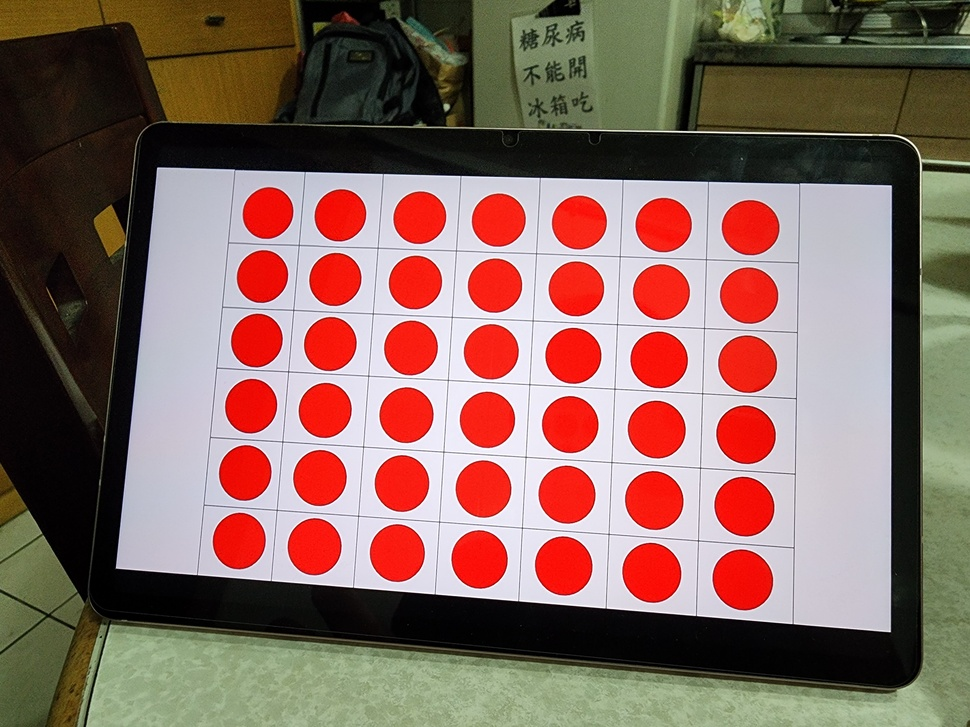
#> input picture calibrate_image/calibrate.jpg, 970 x 727 px, shrunk from 4000 x 3000 before the run
$ python detect_chessboard.py
#> lines starting #> are read from the running program, lines starting #| are printed output that depends on the picture; after the words box and inside, x2 and y2 are one past the last pixel; in counts of white or black regions, pixels touching at a corner belong together
import cv2
import matplotlib.pyplot as plt
import numpy as np

def reshape_list(lst, rows, cols):
    if rows * cols != len(lst):
        raise ValueError("無法將列表轉換為指定的行和列數。")
    return [lst[i:i + cols] for i in range(0, len(lst), cols)]

def find_position(image_path):
    # 讀取圖像
    img = cv2.imread(image_path)
    img = cv2.cvtColor(img, cv2.COLOR_BGR2RGB)

    # 定義紅色範圍 (這裡的數值需要根據你的圖片調整)
    lower_red = np.array([200, 0, 0])
    upper_red = np.array([255, 50, 50])

    # 創建遮罩
    mask = cv2.inRange(img, lower_red, upper_red)

    # 查找輪廓
    _, binary_image = cv2.threshold(mask, 128, 255, cv2.THRESH_BINARY)
    contours, _ = cv2.findContours(binary_image, cv2.RETR_EXTERNAL, cv2.CHAIN_APPROX_SIMPLE)

    chess_position = []

    # 計算每個輪廓的質心
    for contour in contours:
        M = cv2.moments(contour)
        if M["m00"] != 0:
            cx = int(M["m10"] / M["m00"])
            cy = int(M["m01"] / M["m00"])
            chess_position.append([cx, cy])

    # 先按照 x 的值進行排序
    chess_position.sort(key=lambda pair: pair[0])

    # 再按照 y 的值進行排序
    chess_position.sort(key=lambda pair: pair[1])

    # 顯示找到的遮罩
    plt.imshow(mask)
    plt.show()

    return chess_position

def read_chess(chess_img, chess_position):
    img = cv2.imread(chess_img)
    img = cv2.cvtColor(img, cv2.COLOR_BGR2RGB)

    chess = []
    for pos in chess_position:
        x, y = pos
        r, g, b = img[y, x]  # 注意，這裡的索引是 BGR，而不是 RGB
        # print(f"位置 ({x}, {y}) 的 RGB 值：R={r}, G={g}, B={b}")
        if r > b and r > 150:
            # print("red")
            chess.append("r")
        elif b > r and b > 150:
            # print("blue")
            chess.append("b")
        else:
            # print("??")
            chess.append("?")


    new_list = reshape_list(chess, 6, 7)

    return new_list

def show_position(image_path, chess_position):
    img = cv2.imread(image_path)
    img = cv2.cvtColor(img, cv2.COLOR_BGR2RGB)

    for position in chess_position:
        x, y = position
        img = cv2.circle(img, (x, y), radius=20, color=(0, 0, 255), thickness=-1)

    plt.imshow(img)
    plt.show()

def main():
    image_path = "calibrate_image/calibrate.jpg"
    chess_position = find_position(image_path)
#> in find_position, img is the input picture: shape (727, 970, 3); mean B, G, R 95.9, 104.9, 135.6
#> in find_position, `mask = cv2.inRange(img, lower_red, upper_red)`:
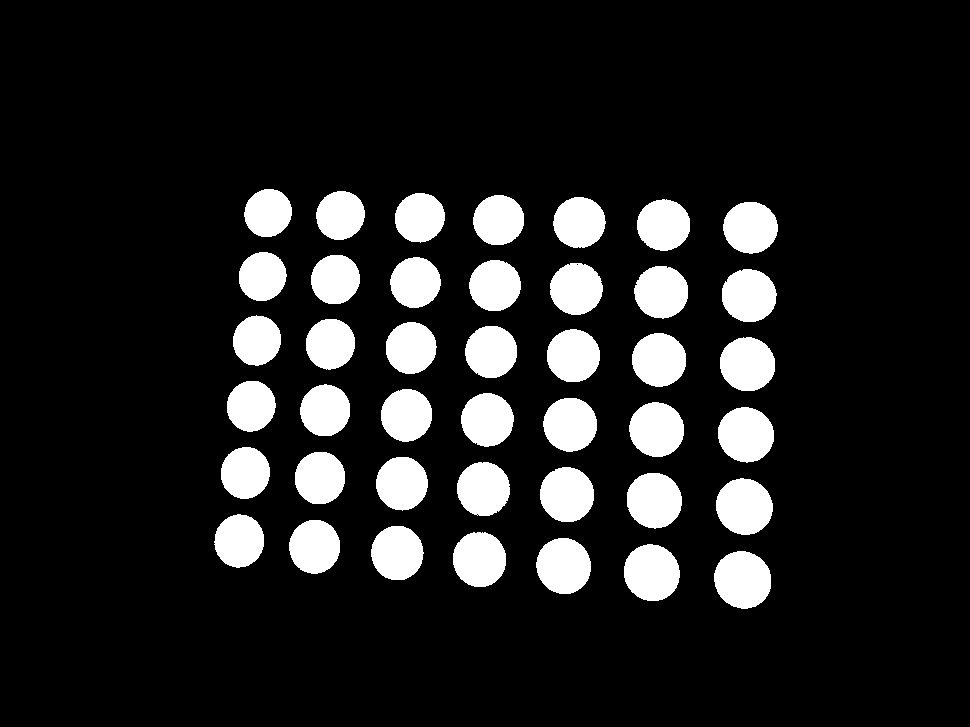
#> mask: shape (727, 970); 12.9% white; 42 white regions
#> in find_position, `contours, _ = cv2.findContours(binary_image, cv2.RETR_EXTERNAL, cv2.CH..`: contours = 42 contours; largest, box (x1, y1, x2, y2) and area: (714, 551, 771, 609) 2508, (716, 478, 773, 535) 2436, (624, 544, 680, 601) 2424, (718, 407, 774, 463) 2356, (627, 473, 682, 529) 2346
#> the loop in find_position, `for contour in contours:` made 42 passes
#> (cx, cy) on passes 1 to 12: (742, 579), (651, 572), (563, 565), (479, 559), (396, 552), (314, 546), (238, 540), (743, 506), (653, 500), (566, 494), (482, 488), (401, 483)
#> after the loop in find_position, `for contour in contours:`: chess_position = 42 pairs, first value 238 to 750, second value 212 to 579

    print(chess_position)
#> (printed output is left out)

    show_position(image_path, chess_position)
#> the loop in show_position, `for position in chess_position:` made 42 passes
#> (x, y) on passes 1 to 12: (267, 212), (339, 214), (419, 217), (498, 219), (578, 222), (663, 224), (750, 227), (262, 276), (334, 278), (414, 282), (494, 285), (575, 288)
#> pass 1, in show_position, `img = cv2.circle(img, (x, y), radius=20, color=(0, 0, 255), thickness=..`:
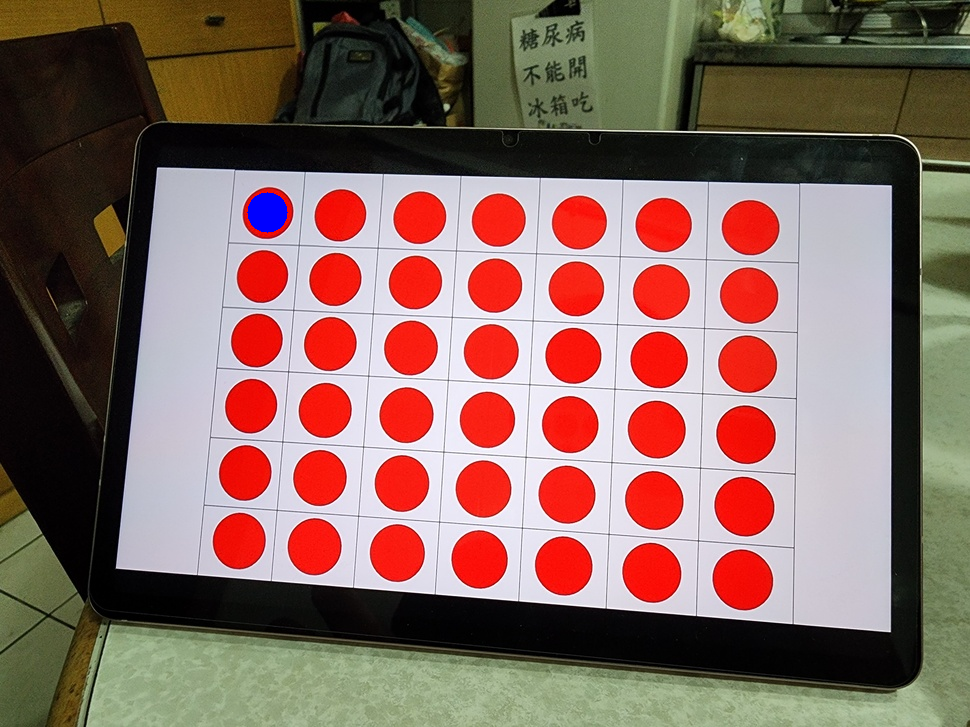
#> img: shape (727, 970, 3); mean R, G, B 135.1, 104.8, 96.3
#> pass 2, in show_position, `img = cv2.circle(img, (x, y), radius=20, color=(0, 0, 255), thickness=..`:
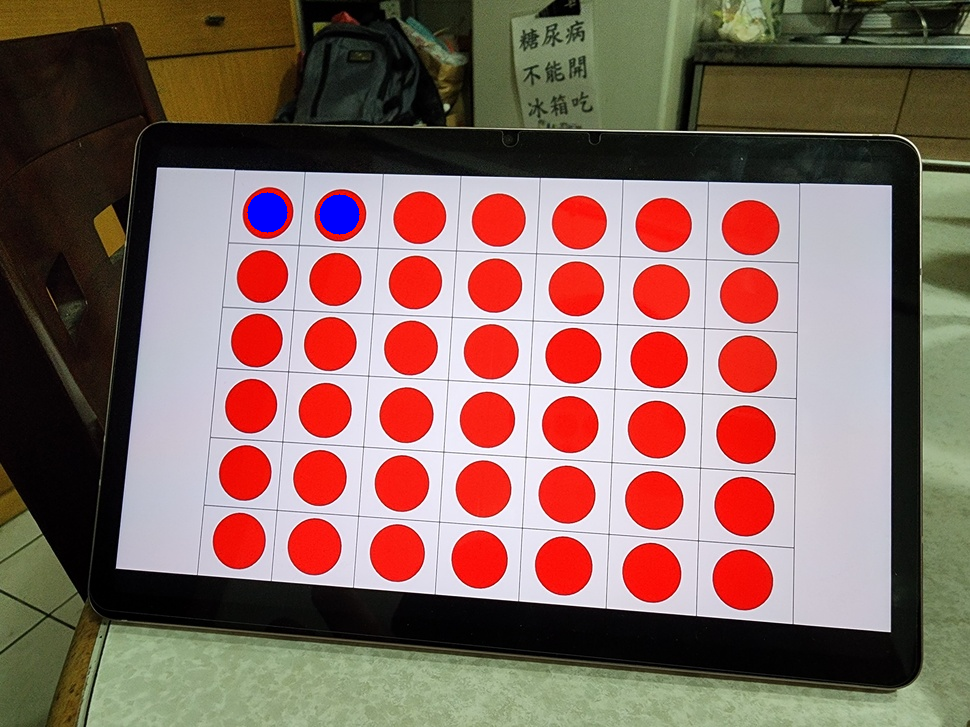
#> img: shape (727, 970, 3); 0.18% of pixels changed, all inside (x1, y1, x2, y2) = (319, 194, 360, 235)
#> pass 3, in show_position, `img = cv2.circle(img, (x, y), radius=20, color=(0, 0, 255), thickness=..`:
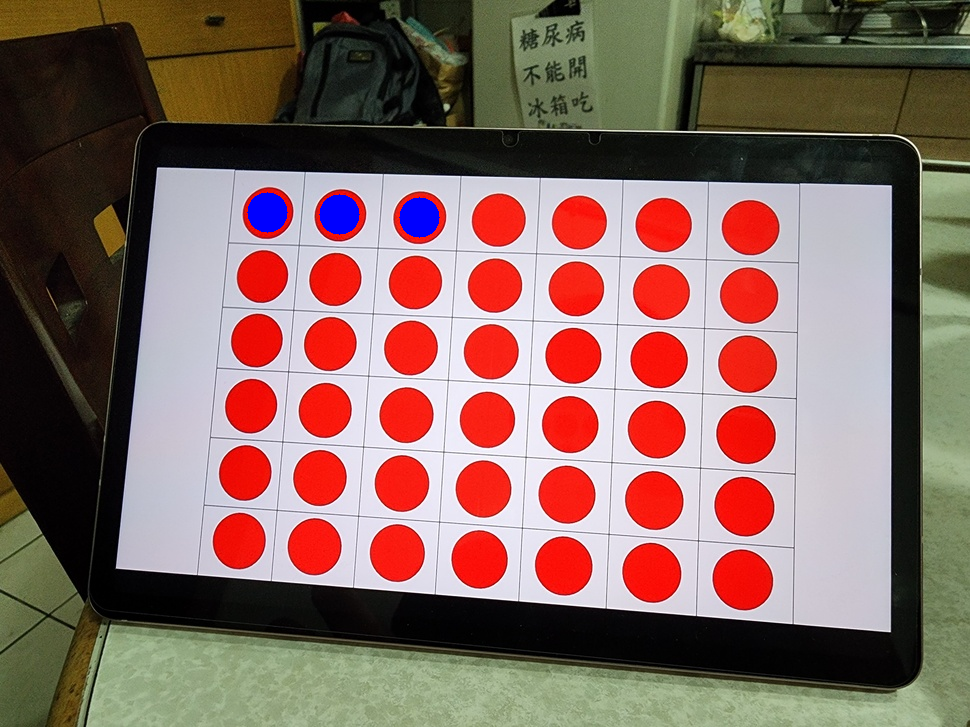
#> img: shape (727, 970, 3); 0.18% of pixels changed, all inside (x1, y1, x2, y2) = (399, 197, 440, 238)
#> after the loop in show_position, `for position in chess_position:`:
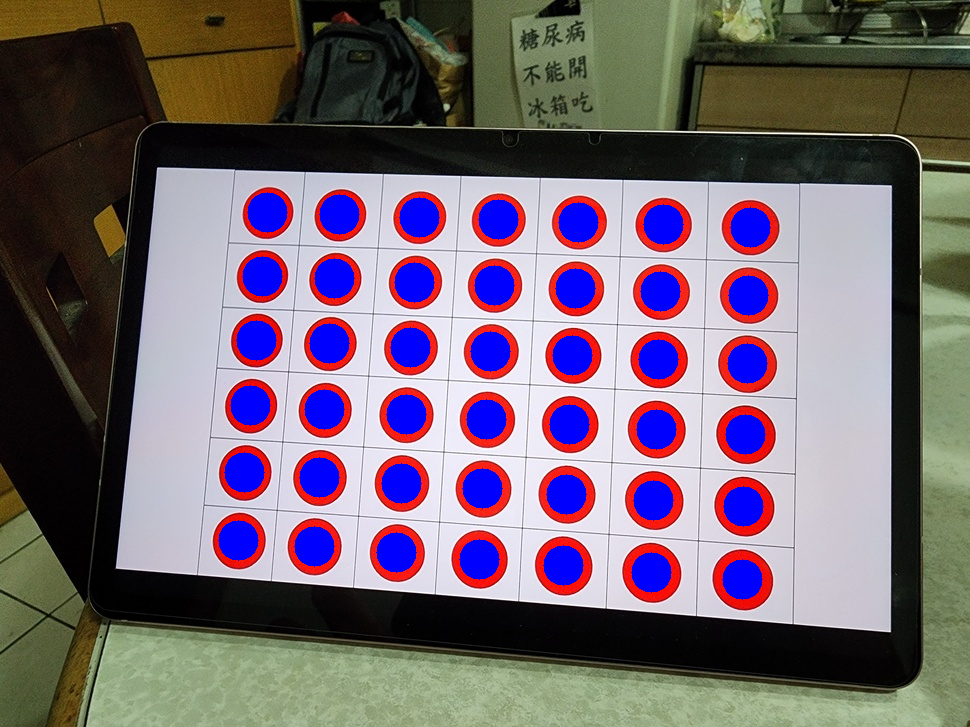
#> img: shape (727, 970, 3); 6.95% of pixels changed, all inside (x1, y1, x2, y2) = (218, 199, 771, 600)

    chess_img = "test_image/test_01.jpg"
    chessboard = read_chess(chess_img, chess_position)
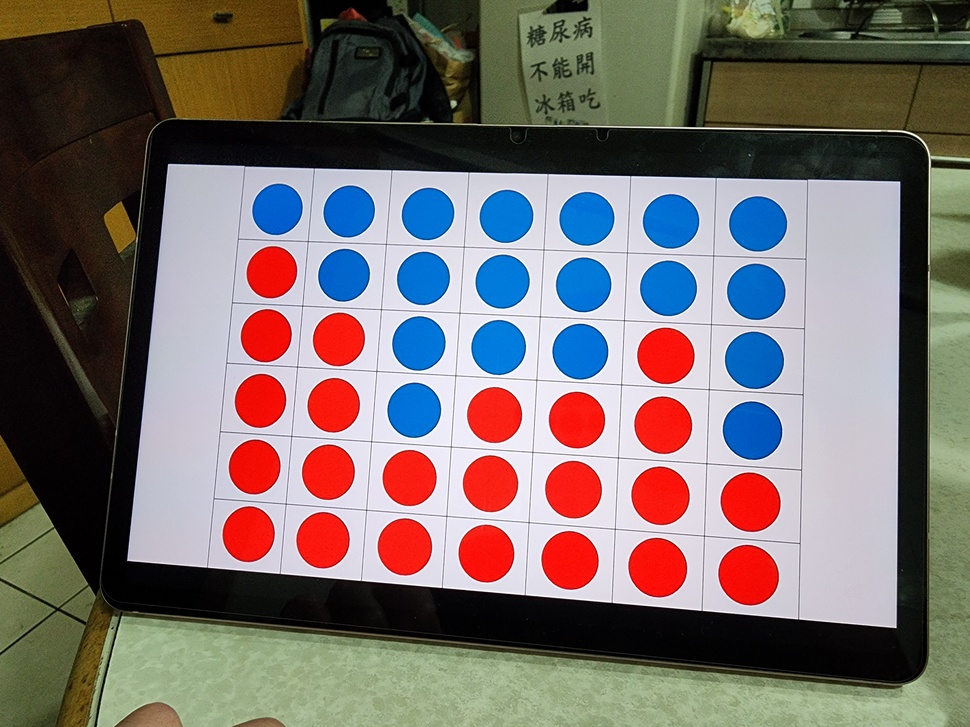
#> input picture test_image/test_01.jpg, 970 x 727 px, shrunk from 4000 x 3000 before the run
#> in read_chess, img is the input picture: shape (727, 970, 3); mean B, G, R 108, 110.5, 121.2
#> the loop in read_chess, `for pos in chess_position:` made 42 passes
#> (x, y, r, g, b) on passes 1 to 12: (267, 212, 2, 94, 203), (339, 214, 1, 99, 208), (419, 217, 0, 112, 212), (498, 219, 1, 119, 215), (578, 222, 2, 122, 217), (663, 224, 0, 106, 210), (750, 227, 0, 101, 199), (262, 276, 244, 13, 5), (334, 278, 3, 100, 205), (414, 282, 1, 113, 213), (494, 285, 0, 123, 219), (575, 288, 0, 119, 221)
#> after the loop in read_chess, `for pos in chess_position:`: chess = 42 items, first 6: 'b', 'b', 'b', 'b', 'b', 'b'
#> in read_chess, `new_list = reshape_list(chess, 6, 7)`: new_list = [['b', 'b', 'b', 'b', 'b', 'b', 'b'], ['r', 'b', 'b', 'b', 'b', 'b', 'b'], ['r', 'r', 'b', 'b', 'b', 'r', 'b'], ['r', 'r', 'b', 'r', 'r', 'r', 'b'], ['r', 'r', 'r', 'r', 'r', 'r', 'r'], ['r', 'r', 'r', 'r', 'r', 'r', 'r']]
#> chessboard has the same summary as new_list in read_chess

    for single_list in chessboard:
        print(single_list)
#> this loop made 6 passes
#| ['b', 'b', 'b', 'b', 'b', 'b', 'b']
#| ['r', 'b', 'b', 'b', 'b', 'b', 'b']
#| ['r', 'r', 'b', 'b', 'b', 'r', 'b']
#| ['r', 'r', 'b', 'r', 'r', 'r', 'b']
#| ['r', 'r', 'r', 'r', 'r', 'r', 'r']
#| ['r', 'r', 'r', 'r', 'r', 'r', 'r']

if __name__ == "__main__":
    main()
